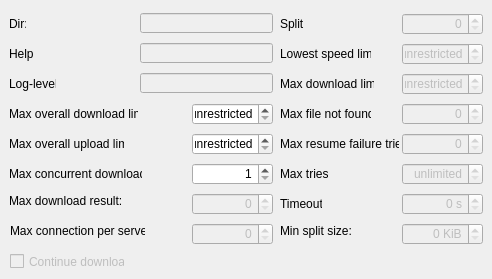
     <widget class="QWidget" name="tab">
      <attribute name="title">
       <string>Basic</string>
      </attribute>
      <widget class="QLabel" name="label_2">
       <property name="geometry">
        <rect>
         <x>9</x>
         <y>43</y>
         <width>25</width>
         <height>22</height>
        </rect>
       </property>
       <property name="text">
        <string>Help:</string>
       </property>
       <property name="buddy">
        <cstring>lineEdit_Help</cstring>
       </property>
      </widget>
      <widget class="QLineEdit" name="lineEdit_Help">
       <property name="enabled">
        <bool>false</bool>
       </property>
       <property name="geometry">
        <rect>
         <x>140</x>
         <y>43</y>
         <width>133</width>
         <height>20</height>
        </rect>
       </property>
      </widget>
      <widget class="QLabel" name="label_8">
       <property name="geometry">
        <rect>
         <x>280</x>
         <y>43</y>
         <width>91</width>
         <height>22</height>
        </rect>
       </property>
       <property name="text">
        <string>Lowest speed limit:</string>
       </property>
       <property name="buddy">
        <cstring>spinBox_LowestSpeedLimit</cstring>
       </property>
      </widget>
      <widget class="QSpinBox" name="spinBox_LowestSpeedLimit">
       <property name="enabled">
        <bool>false</bool>
       </property>
       <property name="geometry">
        <rect>
         <x>402</x>
         <y>43</y>
         <width>81</width>
         <height>22</height>
        </rect>
       </property>
       <property name="alignment">
        <set>Qt::AlignRight|Qt::AlignTrailing|Qt::AlignVCenter</set>
       </property>
       <property name="specialValueText">
        <string>unrestricted</string>
       </property>
       <property name="suffix">
        <string> KiB/s</string>
       </property>
      </widget>
      <widget class="QLabel" name="label_3">
       <property name="geometry">
        <rect>
         <x>9</x>
         <y>73</y>
         <width>47</width>
         <height>22</height>
        </rect>
       </property>
       <property name="text">
        <string>Log-level:</string>
       </property>
       <property name="buddy">
        <cstring>lineEdit_LogLevel</cstring>
       </property>
      </widget>
      <widget class="QLineEdit" name="lineEdit_LogLevel">
       <property name="enabled">
        <bool>false</bool>
       </property>
       <property name="geometry">
        <rect>
         <x>140</x>
         <y>73</y>
         <width>133</width>
         <height>20</height>
        </rect>
       </property>
      </widget>
      <widget class="QLabel" name="label_9">
       <property name="geometry">
        <rect>
         <x>280</x>
         <y>73</y>
         <width>94</width>
         <height>22</height>
        </rect>
       </property>
       <property name="text">
        <string>Max download limit:</string>
       </property>
       <property name="buddy">
        <cstring>spinBox_MaxDownloadLimit</cstring>
       </property>
      </widget>
      <widget class="QSpinBox" name="spinBox_MaxDownloadLimit">
       <property name="enabled">
        <bool>false</bool>
       </property>
       <property name="geometry">
        <rect>
         <x>402</x>
         <y>73</y>
         <width>81</width>
         <height>22</height>
        </rect>
       </property>
       <property name="alignment">
        <set>Qt::AlignRight|Qt::AlignTrailing|Qt::AlignVCenter</set>
       </property>
       <property name="specialValueText">
        <string>unrestricted</string>
       </property>
       <property name="suffix">
        <string> KiB/s</string>
       </property>
      </widget>
      <widget class="QLabel" name="label_4">
       <property name="geometry">
        <rect>
         <x>9</x>
         <y>103</y>
         <width>129</width>
         <height>22</height>
        </rect>
       </property>
       <property name="text">
        <string>Max overall download limit:</string>
       </property>
       <property name="buddy">
        <cstring>spinBox_MaxOverallDownloadLimit</cstring>
       </property>
      </widget>
      <widget class="QSpinBox" name="spinBox_MaxOverallDownloadLimit">
       <property name="geometry">
        <rect>
         <x>192</x>
         <y>103</y>
         <width>81</width>
         <height>22</height>
        </rect>
       </property>
       <property name="alignment">
        <set>Qt::AlignRight|Qt::AlignTrailing|Qt::AlignVCenter</set>
       </property>
       <property name="specialValueText">
        <string>unrestricted</string>
       </property>
       <property name="suffix">
        <string> KiB/s</string>
       </property>
       <property name="maximum">
        <number>65535</number>
       </property>
      </widget>
      <widget class="QLabel" name="label_10">
       <property name="geometry">
        <rect>
         <x>280</x>
         <y>103</y>
         <width>91</width>
         <height>22</height>
        </rect>
       </property>
       <property name="text">
        <string>Max file not found:</string>
       </property>
       <property name="buddy">
        <cstring>spinBox_MaxFileNotFound</cstring>
       </property>
      </widget>
      <widget class="QSpinBox" name="spinBox_MaxFileNotFound">
       <property name="enabled">
        <bool>false</bool>
       </property>
       <property name="geometry">
        <rect>
         <x>402</x>
         <y>103</y>
         <width>81</width>
         <height>22</height>
        </rect>
       </property>
       <property name="alignment">
        <set>Qt::AlignRight|Qt::AlignTrailing|Qt::AlignVCenter</set>
       </property>
      </widget>
      <widget class="QLabel" name="label_5">
       <property name="geometry">
        <rect>
         <x>9</x>
         <y>133</y>
         <width>115</width>
         <height>22</height>
        </rect>
       </property>
       <property name="text">
        <string>Max overall upload limit:</string>
       </property>
       <property name="buddy">
        <cstring>spinBox_MaxOverallUploadLimit</cstring>
       </property>
      </widget>
      <widget class="QSpinBox" name="spinBox_MaxOverallUploadLimit">
       <property name="geometry">
        <rect>
         <x>192</x>
         <y>133</y>
         <width>81</width>
         <height>22</height>
        </rect>
       </property>
       <property name="alignment">
        <set>Qt::AlignRight|Qt::AlignTrailing|Qt::AlignVCenter</set>
       </property>
       <property name="specialValueText">
        <string>unrestricted</string>
       </property>
       <property name="suffix">
        <string> KiB/s</string>
       </property>
       <property name="maximum">
        <number>65535</number>
       </property>
      </widget>
      <widget class="QLabel" name="label_11">
       <property name="geometry">
        <rect>
         <x>280</x>
         <y>133</y>
         <width>119</width>
         <height>22</height>
        </rect>
       </property>
       <property name="text">
        <string>Max resume failure tries:</string>
       </property>
       <property name="buddy">
        <cstring>spinBox_MaxResumeFailureTries</cstring>
       </property>
      </widget>
      <widget class="QSpinBox" name="spinBox_MaxResumeFailureTries">
       <property name="enabled">
        <bool>false</bool>
       </property>
       <property name="geometry">
        <rect>
         <x>402</x>
         <y>133</y>
         <width>81</width>
         <height>22</height>
        </rect>
       </property>
       <property name="alignment">
        <set>Qt::AlignRight|Qt::AlignTrailing|Qt::AlignVCenter</set>
       </property>
      </widget>
      <widget class="QLabel" name="label_6">
       <property name="geometry">
        <rect>
         <x>9</x>
         <y>163</y>
         <width>133</width>
         <height>22</height>
        </rect>
       </property>
       <property name="text">
        <string>Max concurrent downloads:</string>
       </property>
       <property name="buddy">
        <cstring>spinBox_MaxConcurrentDownloads</cstring>
       </property>
      </widget>
      <widget class="QSpinBox" name="spinBox_MaxConcurrentDownloads">
       <property name="geometry">
        <rect>
         <x>192</x>
         <y>163</y>
         <width>81</width>
         <height>22</height>
        </rect>
       </property>
       <property name="alignment">
        <set>Qt::AlignRight|Qt::AlignTrailing|Qt::AlignVCenter</set>
       </property>
       <property name="suffix">
        <string/>
       </property>
       <property name="minimum">
        <number>1</number>
       </property>
       <property name="maximum">
        <number>256</number>
       </property>
       <property name="value">
        <number>1</number>
       </property>
      </widget>
      <widget class="QLabel" name="label_12">
       <property name="geometry">
        <rect>
         <x>280</x>
         <y>163</y>
         <width>48</width>
         <height>22</height>
        </rect>
       </property>
       <property name="text">
        <string>Max tries:</string>
       </property>
       <property name="buddy">
        <cstring>spinBox_MaxTries</cstring>
       </property>
      </widget>
      <widget class="QCheckBox" name="checkBox_ContinueDownload">
       <property name="enabled">
        <bool>false</bool>
       </property>
       <property name="geometry">
        <rect>
         <x>10</x>
         <y>253</y>
         <width>115</width>
         <height>17</height>
        </rect>
       </property>
       <property name="text">
        <string>Continue download</string>
       </property>
      </widget>
      <widget class="QLabel" name="label_13">
       <property name="geometry">
        <rect>
         <x>280</x>
         <y>193</y>
         <width>42</width>
         <height>22</height>
        </rect>
       </property>
       <property name="text">
        <string>Timeout:</string>
       </property>
       <property name="buddy">
        <cstring>spinBox_Timeout</cstring>
       </property>
      </widget>
      <widget class="QSpinBox" name="spinBox_MaxTries">
       <property name="enabled">
        <bool>false</bool>
       </property>
       <property name="geometry">
        <rect>
         <x>402</x>
         <y>163</y>
         <width>81</width>
         <height>22</height>
        </rect>
       </property>
       <property name="alignment">
        <set>Qt::AlignRight|Qt::AlignTrailing|Qt::AlignVCenter</set>
       </property>
       <property name="specialValueText">
        <string>unlimited</string>
       </property>
      </widget>
      <widget class="QSpinBox" name="spinBox_Timeout">
       <property name="enabled">
        <bool>false</bool>
       </property>
       <property name="geometry">
        <rect>
         <x>402</x>
         <y>193</y>
         <width>81</width>
         <height>22</height>
        </rect>
       </property>
       <property name="alignment">
        <set>Qt::AlignRight|Qt::AlignTrailing|Qt::AlignVCenter</set>
       </property>
       <property name="suffix">
        <string> s</string>
       </property>
      </widget>
      <widget class="QSpinBox" name="spinBox_Split">
       <property name="enabled">
        <bool>false</bool>
       </property>
       <property name="geometry">
        <rect>
         <x>402</x>
         <y>13</y>
         <width>81</width>
         <height>22</height>
        </rect>
       </property>
       <property name="alignment">
        <set>Qt::AlignRight|Qt::AlignTrailing|Qt::AlignVCenter</set>
       </property>
      </widget>
      <widget class="QLabel" name="label_7">
       <property name="geometry">
        <rect>
         <x>280</x>
         <y>13</y>
         <width>24</width>
         <height>22</height>
        </rect>
       </property>
       <property name="text">
        <string>Split:</string>
       </property>
       <property name="buddy">
        <cstring>spinBox_Split</cstring>
       </property>
      </widget>
      <widget class="QLineEdit" name="lineEdit_Dir">
       <property name="enabled">
        <bool>false</bool>
       </property>
       <property name="geometry">
        <rect>
         <x>140</x>
         <y>13</y>
         <width>133</width>
         <height>20</height>
        </rect>
       </property>
      </widget>
      <widget class="QLabel" name="label">
       <property name="geometry">
        <rect>
         <x>9</x>
         <y>13</y>
         <width>17</width>
         <height>22</height>
        </rect>
       </property>
       <property name="text">
        <string>Dir:</string>
       </property>
       <property name="buddy">
        <cstring>lineEdit_Dir</cstring>
       </property>
      </widget>
      <widget class="QLabel" name="label_45">
       <property name="geometry">
        <rect>
         <x>10</x>
         <y>223</y>
         <width>135</width>
         <height>16</height>
        </rect>
       </property>
       <property name="text">
        <string>Max connection per server:</string>
       </property>
       <property name="buddy">
        <cstring>spinBox_MaxConnectionPerServer</cstring>
       </property>
      </widget>
      <widget class="QSpinBox" name="spinBox_MaxConnectionPerServer">
       <property name="enabled">
        <bool>false</bool>
       </property>
       <property name="geometry">
        <rect>
         <x>192</x>
         <y>223</y>
         <width>81</width>
         <height>22</height>
        </rect>
       </property>
       <property name="alignment">
        <set>Qt::AlignRight|Qt::AlignTrailing|Qt::AlignVCenter</set>
       </property>
       <property name="suffix">
        <string/>
       </property>
       <property name="maximum">
        <number>65535</number>
       </property>
      </widget>
      <widget class="QLabel" name="label_46">
       <property name="geometry">
        <rect>
         <x>9</x>
         <y>193</y>
         <width>135</width>
         <height>16</height>
        </rect>
       </property>
       <property name="text">
        <string>Max download result:</string>
       </property>
       <property name="buddy">
        <cstring>spinBox_MaxConnectionPerServer</cstring>
       </property>
      </widget>
      <widget class="QSpinBox" name="spinBox_MaxConnectionPerServer_2">
       <property name="enabled">
        <bool>false</bool>
       </property>
       <property name="geometry">
        <rect>
         <x>192</x>
         <y>193</y>
         <width>81</width>
         <height>22</height>
        </rect>
       </property>
       <property name="alignment">
        <set>Qt::AlignRight|Qt::AlignTrailing|Qt::AlignVCenter</set>
       </property>
       <property name="suffix">
        <string/>
       </property>
       <property name="maximum">
        <number>65535</number>
       </property>
      </widget>
      <widget class="QLabel" name="label_47">
       <property name="geometry">
        <rect>
         <x>280</x>
         <y>223</y>
         <width>111</width>
         <height>16</height>
        </rect>
       </property>
       <property name="text">
        <string>Min split size:</string>
       </property>
       <property name="buddy">
        <cstring>spinBox_MaxConnectionPerServer</cstring>
       </property>
      </widget>
      <widget class="QSpinBox" name="spinBox_MinSplitSize">
       <property name="enabled">
        <bool>false</bool>
       </property>
       <property name="geometry">
        <rect>
         <x>402</x>
         <y>223</y>
         <width>81</width>
         <height>22</height>
        </rect>
       </property>
       <property name="alignment">
        <set>Qt::AlignRight|Qt::AlignTrailing|Qt::AlignVCenter</set>
       </property>
       <property name="suffix">
        <string> KiB</string>
       </property>
       <property name="minimum">
        <number>0</number>
       </property>
       <property name="maximum">
        <number>65535</number>
       </property>
       <property name="value">
        <number>0</number>
       </property>
      </widget>
     </widget>
